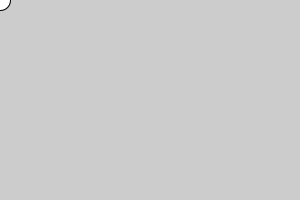
Frame 1 (no input)
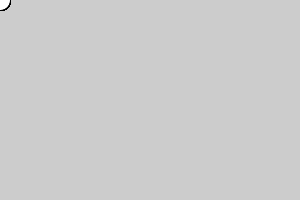
Frame 60 (the mouse pressed at the canvas centre just before this capture)
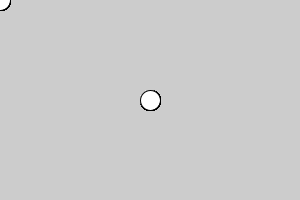
Frame 120 (the mouse held since frame 60 and released just before this capture)

The Processing sketch that drew these frames (run headless with seeded random() and noise(); from frame 60 on, the mouse is pressed at the canvas centre):

// Processing sketch: processing_106819
// ── processing_106819.pde

void setup() {
    size(300,200);
}

void draw() {
    ellipse(mouseX,mouseY,20,20);
}
